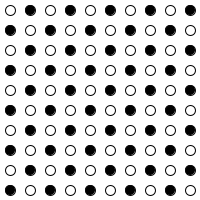
Frame 1 (no input)
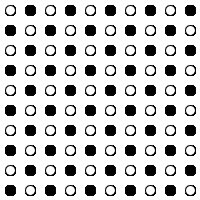
Frame 60 (the mouse pressed at the canvas centre just before this capture)
Frame 120 (the mouse held since frame 60 and released just before this capture): identical to frame 60, image omitted

The Processing sketch that drew these frames (run headless with seeded random() and noise(); from frame 60 on, the mouse is pressed at the canvas centre):

// Processing sketch: processing_14613
// ── processing_14613.pde

int Width=200;
int Height=200;
 

void setup(){
size(200,200);
  background(255);

}
 
  
void draw() {  //draw function loops
      int i,j,a=0;
      stroke(5);
      for(i=10 ; i < Height ; i = i +20){
        for(j=10;j<Width;j=j+20){
                if(a%2==0){
                    fill(255);
                }
                else{
                    fill(0);
                }
                ellipse(i,j,10,10);
                a++;
        }
        a++;
      }
}
  
 
                                                
